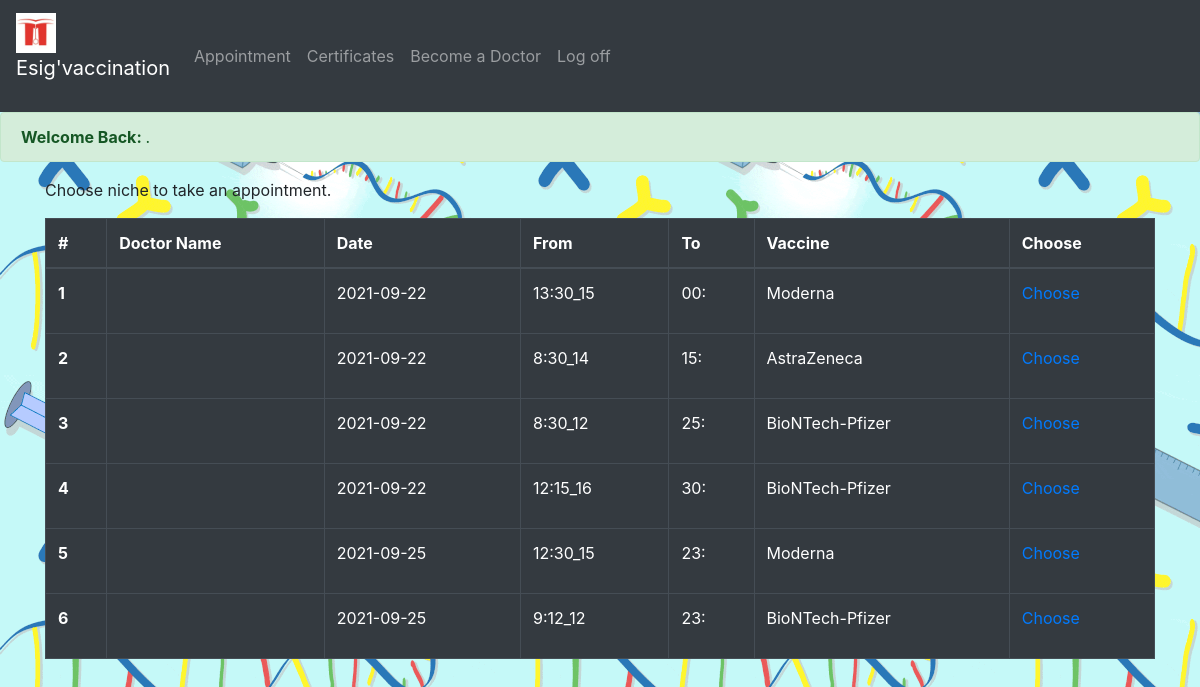
The app's page /student/studentAppointment.php with its own data.
### tables this page shows
CREATE TABLE IF NOT EXISTS `niche_nch` (
  `nch_id` int(11) NOT NULL AUTO_INCREMENT,
  `nch_vst_mail` varchar(255) NOT NULL,
  `nch_hour` varchar(255) NOT NULL,
  `nch_date` date NOT NULL,
  `nch_vcn` varchar(255) NOT NULL,
  PRIMARY KEY (`nch_id`)
);

### student/studentAppointment.php (the view, shortened to what this page needs)
<?php
    require_once("../bdd/bddconection.inc.php");
    $req = $bdd->query('SELECT * FROM niche_nch');
?>
<!DOCTYPE html>
<html lang="en">
    <head>
        <link rel="stylesheet" href="student.css">
        <link rel="stylesheet" href="../home/home.css">
        <link rel="stylesheet" href="https://stackpath.bootstrapcdn.com/bootstrap/4.1.3/css/bootstrap.min.css"
>
        <link rel="stylesheet" href="https://maxcdn.bootstrapcdn.com/bootstrap/4.5.2/css/bootstrap.min.css">
        <link rel="stylesheet" href="https://maxcdn.bootstrapcdn.com/bootstrap/4.5.2/css/bootstrap.min.css">
    </head>
    <body>
        <?php include("../student/navbarStudent.php")?>
        <?php
            echo '<div class="alert alert-success">
                                <strong>Welcome Back: </strong>'.$_SESSION['surname'].' '.$_SESSION['name'].'.
                            </div>';
            echo '<p class="container">
                    Choose niche to take an appointment.
                  </p>';
        ?>
        <?php
            if(isset($_GET['a'])){
                $id = explode('_',$_GET['a']);
                if(verifyAppointment($bdd, (int)$id[1])){
                    $req = $bdd -> prepare('INSERT INTO appointment_aptm (aptm_nch_id, aptm_vst_mail, aptm_state) VALUES (?,?,?)');
                    $req -> execute(array((int)$id[1], $_SESSION['mail'], "Waiting"));
                    echo '<div class="alert alert-success">
                            <p><a href="../student/studentAppointment.php"><<--Return</a></p>
                            <strong>Congratulation !!!</strong> You have taken an appointment. Be there on time the d-day.
                      </div>';
                    $req1 = $bdd->prepare('SELECT nch_hour FROM niche_nch WHERE nch_id = ? ');
                    $req1 -> execute(array((int)$id[1]));
                    $res1 = $req1 -> fetch();
                    changeHour($res1['nch_hour'], (int)$id[1], $bdd);
                }
                else{
                    echo '<div class="alert alert-danger">
                            <p><a href="../student/studentAppointment.php"><<--Return</a></p>
                            <strong>Error ...</strong> You can\'t choose an appointment you\'ve already taken or the same day.
                          </div>';
                }
            }else{?>
                <div class="container">
                    <table class="table table-bordered table-dark" style="overflow-y=scroll;">
                        <thead>
                            <tr>
                                <th scope="col">#</th>
                                <th scope="col">Doctor Name</th>
                                <th scope="col">Date</th>
                                <th scope="col">From</th>
                                <th scope="col">To</th>
                                <th scope="col">Vaccine</th>
                                <th scope="col">Choose</th>
                            </tr>
                        </thead>
                        <tbody>
                    <?php
                        while($res = $req->fetch()){
                            $req1 = $bdd->prepare('SELECT vst_name, vst_surname FROM visitor_vst WHERE vst_mail = ? ');
                            $req1 -> execute(array($res['nch_vst_mail']));
                            $res1 = $req1 -> fetch();
                            $hour = explode(':',$res['nch_hour']);
                            echo '<tr>
                                    <th scope="row">'.$res['nch_id'].'</th>
                                    <td>'.$res1['vst_name'].' '.$res1['vst_surname'].'</td>
                                    <td>'.$res['nch_date'].'</td>
                                    <td>'.$hour[0].':'.$hour[1].'</td>
                                    <td>'.$hour[2].':'.$hour[3].'</td>
                                    <td>'.$res['nch_vcn'].' '.'</td>
                                    <td><p> <a href="../student/studentAppointment.php?a=rdvT_'.$res['nch_id'].'"> Choose </a></p></td>
                                </tr>';
                        }
                    ?>
                        </tbody>
                    </table>
                </div>
            <?php } ?>
    </body>
</html>

### student/navbarStudent.php
<nav class="navbar navbar-expand-sm bg-dark navbar-dark">
    <a class="navbar-brand" href="#">
        <img src="../home/esigLogo.jpg" alt="The logo of esigelec" style="width:40px;">
        <p>Esig'vaccination</p>
    </a>
    <ul class="navbar-nav">
        <li class="nav-item"><a class="nav-link" href="../student/studentAppointment.php">Appointment</a></li>
        <li class="nav-item"><a class="nav-link" href="../student/studentCertificates.php">Certificates</a></li>
        <li class="nav-item"><a class="nav-link" href="../student/studentBeDoctor.php">Become a Doctor</a></li>
        <li class="nav-item"><a class="nav-link" href="../log/logoff.php">Log off</a></li>
    </ul>
</nav>

### home/home.css (style rules this page uses)
body { background-image: url("../home/vaccin.gif"); }

### records on screen
niche_nch: nch_id "1", nch_date "2021-09-22", nch_hour "13", nch_hour "30_15", nch_hour "00", nch_vcn "Moderna"
niche_nch: nch_id "2", nch_date "2021-09-22", nch_hour "8", nch_hour "30_14", nch_hour "15", nch_vcn "AstraZeneca"
niche_nch: nch_id "3", nch_date "2021-09-22", nch_hour "8", nch_hour "30_12", nch_hour "25", nch_vcn "BioNTech-Pfizer"
niche_nch: nch_id "4", nch_date "2021-09-22", nch_hour "12", nch_hour "15_16", nch_hour "30", nch_vcn "BioNTech-Pfizer"
niche_nch: nch_id "5", nch_date "2021-09-25", nch_hour "12", nch_hour "30_15", nch_hour "23", nch_vcn "Moderna"
niche_nch: nch_id "6", nch_date "2021-09-25", nch_hour "9", nch_hour "12_12", nch_hour "23", nch_vcn "BioNTech-Pfizer"
